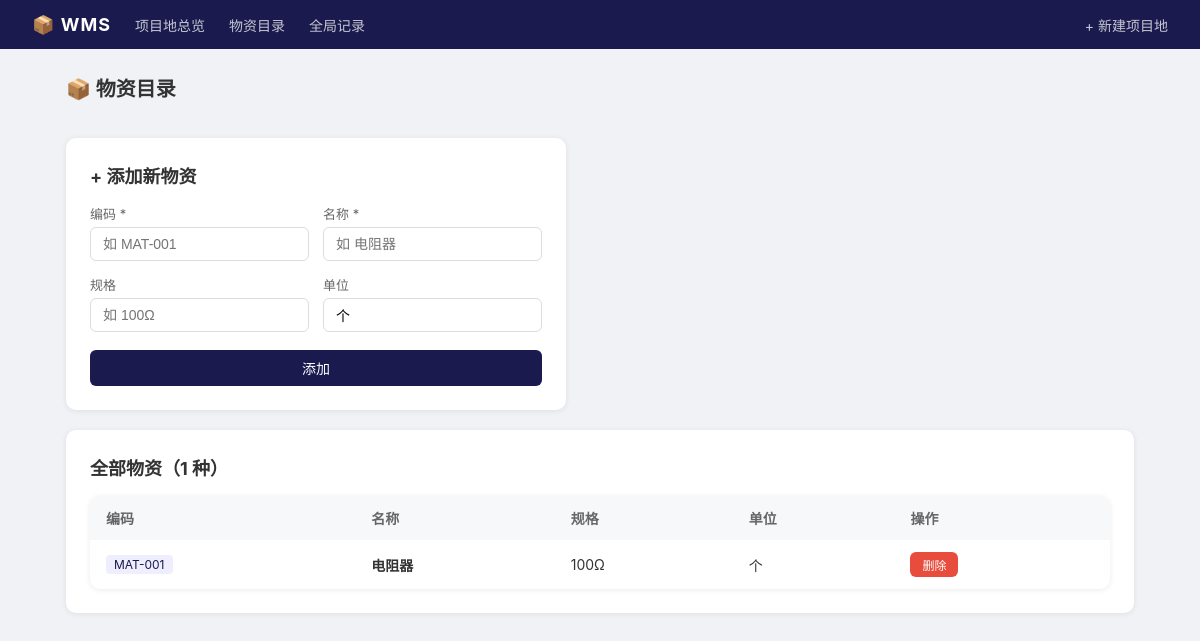
Page /materials on the earlier database version.
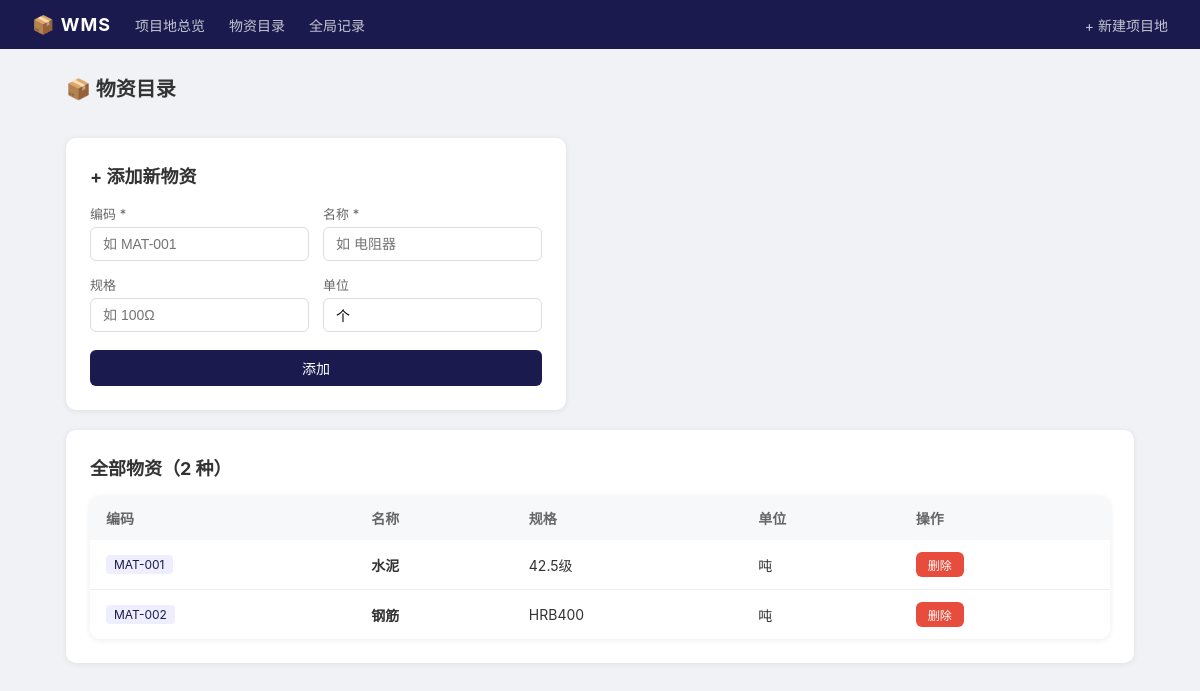
Same page on the later database version.
### tables this page shows
CREATE TABLE materials (
            id INTEGER PRIMARY KEY AUTOINCREMENT,
            code TEXT UNIQUE NOT NULL,
            name TEXT NOT NULL,
            spec TEXT DEFAULT '',
            unit TEXT DEFAULT '个'
        );

### app.py (the view)
@app.route("/materials")
def material_list():
    conn = get_db()
    materials = conn.execute("SELECT * FROM materials ORDER BY code").fetchall()
    conn.close()
    return render_template("materials.html", materials=materials)

### app.py (called while the page is built)
def get_db():
    conn = sqlite3.connect(DB_PATH)
    conn.row_factory = sqlite3.Row
    conn.execute("PRAGMA foreign_keys = ON")
    return conn

### templates/materials.html (shortened to what this page needs)
{% extends "base.html" %}
{% block content %}
<div style="display:flex;justify-content:space-between;align-items:center;margin-bottom:20px">
    <div class="page-title">📦 物资目录</div>
</div>
<div class="card" style="max-width:500px;margin-bottom:20px">
    <h2>+ 添加新物资</h2>
    <form method="POST" action="{{ url_for('material_add') }}">
        <div class="grid-2">
            <div class="form-group">
                <label>编码 *</label>
                <input type="text" name="code" required placeholder="如 MAT-001">
            </div>
            <div class="form-group">
                <label>名称 *</label>
                <input type="text" name="name" required placeholder="如 电阻器">
            </div>
        </div>
        <div class="grid-2">
            <div class="form-group">
                <label>规格</label>
                <input type="text" name="spec" placeholder="如 100Ω">
            </div>
            <div class="form-group">
                <label>单位</label>
                <input type="text" name="unit" value="个" placeholder="个/箱/kg">
            </div>
        </div>
        <button type="submit" class="btn btn-primary" style="width:100%;margin-top:4px">添加</button>
    </form>
</div>
<div class="card">
    <h2>全部物资（{{ materials|length }} 种）</h2>
    {% if materials %}
    <table>
        <tr>
            <th>编码</th><th>名称</th><th>规格</th><th>单位</th><th>操作</th>
        </tr>
        {% for m in materials %}
        <tr>
            <td><span class="tag">{{ m.code }}</span></td>
            <td><strong>{{ m.name }}</strong></td>
            <td>{{ m.spec or '-' }}</td>
            <td>{{ m.unit }}</td>
            <td>
                <a href="{{ url_for('material_delete', id=m.id) }}" class="btn btn-red btn-sm"
                   onclick="return confirm('确认删除物资「{{ m.name }}」？')">删除</a>
            </td>
        </tr>
        {% endfor %}
    </table>
    {% else %}
    <div class="empty">暂无物资，请先添加</div>
    {% endif %}
</div>
{% endblock %}

### templates/base.html (shortened to what this page needs)
<!DOCTYPE html>
<html lang="zh-CN">
<head>
</head>
<body>
    <nav>
        <span class="logo">📦 WMS</span>
        <a href="{{ url_for('index') }}">项目地总览</a>
        <a href="{{ url_for('material_list') }}">物资目录</a>
        <a href="{{ url_for('all_records') }}">全局记录</a>
        <span class="right"><a href="{{ url_for('site_add') }}">+ 新建项目地</a></span>
    </nav>
    <div class="container">
        {% block content %}{% endblock %}
    </div>
</body>
</html>

### templates/base.html (style rules this page uses)
* { margin: 0; padding: 0; box-sizing: border-box; }
body { font-family: -apple-system, 'Microsoft YaHei', sans-serif; background: #f0f2f5; color: #333; }
nav { background: #1a1a4e; padding: 14px 32px; display: flex; align-items: center; gap: 24px; flex-wrap: wrap; }
nav .logo { color: #fff; font-weight: 700; font-size: 18px; letter-spacing: 1px; }
nav a { color: rgba(255,255,255,.75); text-decoration: none; font-size: 14px; }
nav .right { margin-left: auto; }
.container { max-width: 1100px; margin: 0 auto; padding: 24px 16px; }
table { width: 100%; border-collapse: collapse; background: #fff; border-radius: 10px; overflow: hidden; box-shadow: 0 1px 6px rgba(0,0,0,.08); }
th, td { padding: 12px 16px; text-align: left; font-size: 14px; }
th { background: #f7f8fa; color: #666; font-weight: 600; }
tr:not(:last-child) td { border-bottom: 1px solid #f0f0f0; }
.btn { display: inline-block; padding: 8px 20px; border-radius: 6px; font-size: 14px; text-decoration: none; cursor: pointer; border: none; }
.btn-primary { background: #1a1a4e; color: #fff; }
.btn-sm { padding: 4px 12px; font-size: 12px; }
.btn-red { background: #e74c3c; color: #fff; }
.card { background: #fff; border-radius: 10px; padding: 24px; box-shadow: 0 1px 6px rgba(0,0,0,.08); }
.card h2 { font-size: 18px; margin-bottom: 16px; }
.form-group { margin-bottom: 14px; }
.form-group label { display: block; font-size: 13px; color: #666; margin-bottom: 4px; }
.form-group input, .form-group select, .form-group textarea { width: 100%; padding: 8px 12px; border: 1px solid #ddd; border-radius: 6px; font-size: 14px; }
.grid-2 { display: grid; grid-template-columns: 1fr 1fr; gap: 14px; }
.page-title { font-size: 20px; font-weight: 700; margin-bottom: 16px; }
.tag { display: inline-block; background: #eef; color: #1a1a4e; padding: 2px 8px; border-radius: 4px; font-size: 12px; }

Differences in the rows shown:
changed materials "MAT-001": name "电阻器" → "水泥"; spec "100Ω" → "42.5级"; unit "个" → "吨"
added materials: code "MAT-002", name "钢筋", spec "HRB400", unit "吨"
Other differences:
{{ materials|length }}: "1" → "2"
